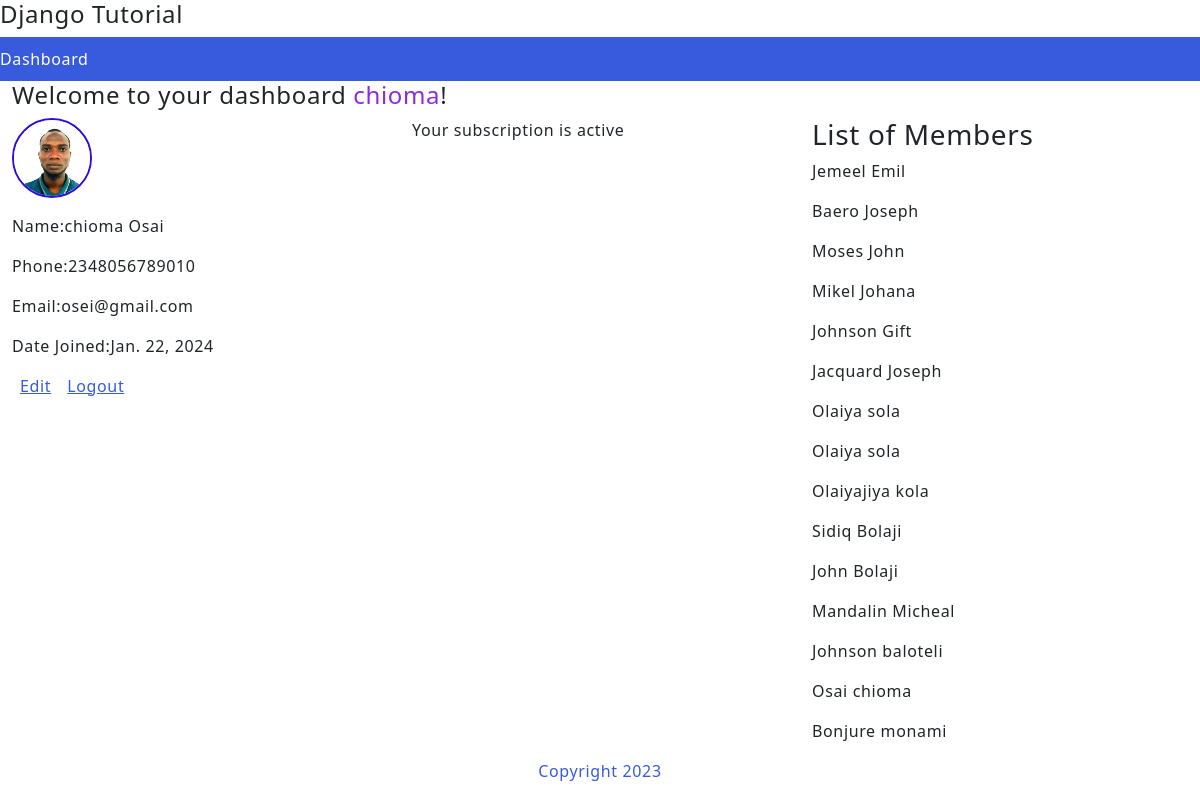
Screenshot of /dashboard/16/ (signed in) with the database file from the repository.
### members/models.py (models this page shows, shortened)
class Member(models.Model):
    firstname = models.CharField(max_length=255)
    lastname = models.CharField(max_length=255)
    phone = models.IntegerField(null=True)
    joined_date = models.DateField(null=True)
    email = models.CharField(max_length=225, null=True)
    password = models.CharField(max_length=225, null=True)
    pic = models.CharField(max_length=225, null=True)

### members/views.py (the view)
# urls.py: path('dashboard/<int:id>/', views.dashboard, name='dashboard'),
def dashboard(request, id):
    try:
        userID = request.session['userid']
        actUser = Member.objects.get(id=id)
        mymember = Member.objects.all().values()
        sub = Sub.objects.get(sub_memberId=actUser, sub_status='active')
        context = {"user":actUser, "userID":userID, "sub":sub, "mymember":mymember}
        return render(request, 'dashboard.html', context)
    except Member.DoesNotExist:
        return redirect('/')

### members/templates/dashboard.html (shortened to what this page needs)
{% extends 'base.html' %}
{% block content %}
<div class="container-fluid">
    <div class="row">
        <div class="col-md-12">
            <h4>Welcome to your dashboard <span style="color: blueviolet;">{{user.firstname}}</span>!</h4>
        </div>
    </div>
    <div class="row">
        <div class="col-md-4">
            {% if user.pic %}
            <p><img src="/static/images/{{user.pic}}" alt="{{user.firstname}}" class="pic"></p>
            {% else %}
            <p class="pic"><span data-bs-toggle="modal" data-bs-target="#exampleModal">Upload Profile Picture</span></p>
            {% endif %}
            <p><span>Name:</span><span>{{user.firstname}} {{user.lastname}}</span></p>
            <p><span>Phone:</span><span>{{user.phone}}</span></p>
            <p><span>Email:</span><span>{{user.email}}</span></p>
            <p><span>Date Joined:</span><span>{{user.joined_date}}</span></p>
            <p><span class="m-2"><a href="/editprofile">Edit</a></span><span class="m-2"><a href="/dashboard/{{userID}}/logout">Logout</a></span></p>
        </div>
        <div class="col-md-4">
            {% if sub.sub_status %}
            <p>Your subscription is active</p>
            {% else %}
            <p><a href="subscribe/">Subscribe to get access to premium offer</a></p>
            {% endif %}
        </div>
        <div class="col-md-4">
            <h3>List of Members</h3>
            {% for member in mymember %}
            <p>{{member.lastname}} {{member.firstname}}</p>
            {% endfor %}
        </div>
    </div>
</div>
{% endblock %}

### members/templates/base.html (shortened to what this page needs)
{% load static %}
<!DOCTYPE html>
<html>
    <head>
        <link rel="stylesheet" href="{% static 'mycss.css' %}">
        <link rel="stylesheet" href="https://cdn.jsdelivr.net/npm/bootstrap@5.3.2/dist/css/bootstrap.min.css">
    </head>
    <body>
        <h4> Django Tutorial </h4>
        <nav class="nav">
            {% if userID == None %}
            <a href="/">Home</a> ||
            <a href="/login">Login</a> ||
            {% else %}
            <a href="/dashboard/{{userID}}">Dashboard</a>
            {% endif %}
        </nav>
        {% block content %}
        {% endblock %}
        <footer class="foot">
            <div>
                <p>Copyright 2023</p>
            </div>
        </footer>
    </body>
</html>

### mystaticfiles/mycss.css (style rules this page uses)
body { margin: 0; font: 600 18px 'source Sans Pro', sans-serif; letter-spacing: 0.64px; color: #585d74; }
.nav { background-color: #375BDC; color:#ffffff; padding:10px; }
.nav a:link, .nav a:visited { text-decoration: none; color: #ffffff; }
a:link, a:visited { color: #375BDC; }
.foot p { text-align: center; color: #375BDC; }
.pic { text-align: center; border: #3009df 2px solid; height: 80px; width: 80px; border-radius: 50%; object-fit: cover; }

### rows the page displays
Member: firstname "chioma", pic (picture), lastname "Osai", phone "2348056789010", email "osei@gmail.com", joined_date "Jan. 22, 2024"
Member: lastname "Jemeel", firstname "Emil"
Member: lastname "Baero", firstname "Joseph"
Member: lastname "Moses", firstname "John"
Member: lastname "Mikel", firstname "Johana"
Member: lastname "Johnson", firstname "Gift"
Member: lastname "Jacquard", firstname "Joseph"
Member: lastname "Olaiya", firstname "sola"
Member: lastname "Olaiya", firstname "sola"
Member: lastname "Olaiyajiya", firstname "kola"
Member: lastname "Sidiq", firstname "Bolaji"
Member: lastname "John", firstname "Bolaji"
Member: lastname "Mandalin", firstname "Micheal"
Member: lastname "Johnson", firstname "baloteli"
Member: lastname "Bonjure", firstname "monami"
